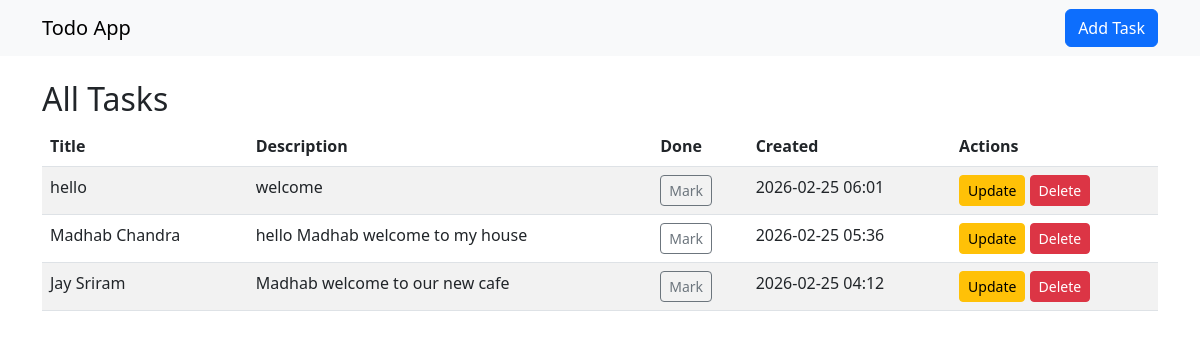
The page / on the database its author committed.
### todo/models.py (models this page shows, shortened)
class Task(models.Model):
    title = models.CharField(max_length=200)
    description = models.TextField(blank=True)
    completed = models.BooleanField(default=False)
    created_at = models.DateTimeField(auto_now_add=True)

### todo/views.py (the view)
# urls.py: path('', views.task_list, name='task_list'),
def task_list(request):
    tasks = Task.objects.all().order_by('-created_at')
    return render(request, 'todo/task_list.html', {'tasks': tasks})

### todo/templates/todo/task_list.html (shortened to what this page needs)
{% extends 'todo/base.html' %}
{% block content %}
<h2>All Tasks</h2>
<table class="table table-striped">
  <thead>
    <tr>
      <th>Title</th><th>Description</th><th>Done</th><th>Created</th><th>Actions</th>
    </tr>
  </thead>
  <tbody>
    {% for task in tasks %}
      <tr>
        <td>{{ task.title }}</td>
        <td>{{ task.description|linebreaksbr }}</td>
        <td>
          <form method="post" action="{% url 'todo:task_toggle' task.pk %}" style="display:inline;">
            <button type="submit" class="btn btn-sm {% if task.completed %}btn-success{% else %}btn-outline-secondary{% endif %}">
              {% if task.completed %}Done{% else %}Mark{% endif %}
            </button>
          </form>
        </td>
        <td>{{ task.created_at|date:"Y-m-d H:i" }}</td>
        <td>
          <a class="btn btn-sm btn-warning" href="{% url 'todo:task_update' task.pk %}">Update</a>
          <a class="btn btn-sm btn-danger" href="{% url 'todo:task_delete' task.pk %}">Delete</a>
        </td>
      </tr>
    {% empty %}
      <tr><td colspan="5">No tasks yet.</td></tr>
    {% endfor %}
  </tbody>
</table>
{% endblock %}

### todo/templates/todo/base.html (shortened to what this page needs)
<!DOCTYPE html>
<html>
<head>
  <link href="https://cdn.jsdelivr.net/npm/bootstrap@5.3.0/dist/css/bootstrap.min.css" rel="stylesheet">
</head>
<body>
  <nav class="navbar navbar-light bg-light mb-4">
    <div class="container">
      <a class="navbar-brand" href="{% url 'todo:task_list' %}">Todo App</a>
      <a class="btn btn-primary" href="{% url 'todo:task_create' %}">Add Task</a>
    </div>
  </nav>
  <div class="container">
    {% block content %}{% endblock %}
  </div>
</body>
</html>

### rows shown on the page
Task: title "hello", description "welcome", completed "Mark", created_at "2026-02-25 06:01"
Task: title "Madhab Chandra", description "hello Madhab welcome to my house", completed "Mark", created_at "2026-02-25 05:36"
Task: title "Jay Sriram", description "Madhab welcome to our new cafe", completed "Mark", created_at "2026-02-25 04:12"
